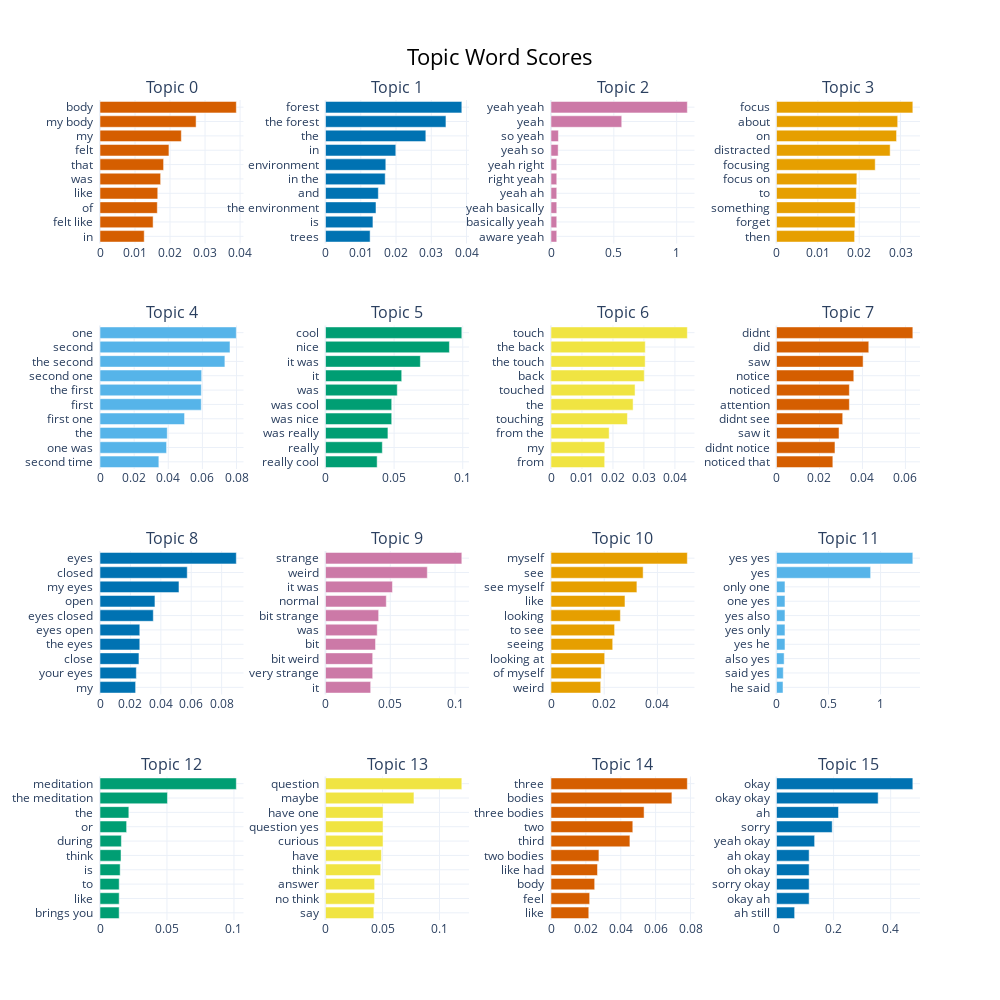

The cell this chart's notebook holds for it:
### Code cell
topic_model.visualize_barchart(top_n_topics = 16, n_words = 10)

### Figure 1 — Plotly figure (JSON) as saved in the notebook; plotly's stock layout.template omitted (floating-point values rounded to 4 significant figures)
{"data": [{"marker": {"color": "#D55E00"}, "orientation": "h", "type": "bar", "x": [0.01263, 0.01517, 0.01636, 0.01649, 0.01732, 0.01816, 0.01969, 0.02323, 0.02744, 0.03893], "xaxis": "x", "y": ["in  ", "felt like  ", "of  ", "like  ", "was  ", "that  ", "felt  ", "my  ", "my body  ", "body  "], "yaxis": "y"}, {"marker": {"color": "#0072B2"}, "orientation": "h", "type": "bar", "x": [0.01265, 0.01345, 0.01432, 0.01498, 0.01693, 0.01711, 0.01994, 0.02846, 0.03416, 0.03866], "xaxis": "x2", "y": ["trees  ", "is  ", "the environment  ", "and  ", "in the  ", "environment  ", "in  ", "the  ", "the forest  ", "forest  "], "yaxis": "y2"}, {"marker": {"color": "#CC79A7"}, "orientation": "h", "type": "bar", "x": [0.04586, 0.04586, 0.04586, 0.04586, 0.04586, 0.04586, 0.05694, 0.05896, 0.5629, 1.085], "xaxis": "x3", "y": ["aware yeah  ", "basically yeah  ", "yeah basically  ", "yeah ah  ", "right yeah  ", "yeah right  ", "yeah so  ", "so yeah  ", "yeah  ", "yeah yeah  "], "yaxis": "y3"}, {"marker": {"color": "#E69F00"}, "orientation": "h", "type": "bar", "x": [0.01889, 0.019, 0.01903, 0.01932, 0.01943, 0.02387, 0.02748, 0.02903, 0.02931, 0.03297], "xaxis": "x4", "y": ["then  ", "forget  ", "something  ", "to  ", "focus on  ", "focusing  ", "distracted  ", "on  ", "about  ", "focus  "], "yaxis": "y4"}, {"marker": {"color": "#56B4E9"}, "orientation": "h", "type": "bar", "x": [0.03449, 0.03901, 0.03942, 0.04956, 0.05935, 0.0594, 0.05958, 0.07319, 0.07618, 0.0799], "xaxis": "x5", "y": ["second time  ", "one was  ", "the  ", "first one  ", "first  ", "the first  ", "second one  ", "the second  ", "second  ", "one  "], "yaxis": "y5"}, {"marker": {"color": "#009E73"}, "orientation": "h", "type": "bar", "x": [0.03764, 0.04141, 0.04549, 0.04825, 0.04825, 0.05229, 0.05553, 0.06912, 0.09029, 0.09933], "xaxis": "x6", "y": ["really cool  ", "really  ", "was really  ", "was nice  ", "was cool  ", "was  ", "it  ", "it was  ", "nice  ", "cool  "], "yaxis": "y6"}, {"marker": {"color": "#F0E442"}, "orientation": "h", "type": "bar", "x": [0.01733, 0.01737, 0.01878, 0.02467, 0.02651, 0.02714, 0.03011, 0.0304, 0.03043, 0.04401], "xaxis": "x7", "y": ["from  ", "my  ", "from the  ", "touching  ", "the  ", "touched  ", "back  ", "the touch  ", "the back  ", "touch  "], "yaxis": "y7"}, {"marker": {"color": "#D55E00"}, "orientation": "h", "type": "bar", "x": [0.02622, 0.02721, 0.0291, 0.03082, 0.03391, 0.03391, 0.03597, 0.04031, 0.04295, 0.06345], "xaxis": "x8", "y": ["noticed that  ", "didnt notice  ", "saw it  ", "didnt see  ", "attention  ", "noticed  ", "notice  ", "saw  ", "did  ", "didnt  "], "yaxis": "y8"}, {"marker": {"color": "#0072B2"}, "orientation": "h", "type": "bar", "x": [0.02343, 0.0239, 0.02562, 0.02617, 0.02617, 0.03506, 0.03613, 0.05194, 0.05738, 0.08966], "xaxis": "x9", "y": ["my  ", "your eyes  ", "close  ", "the eyes  ", "eyes open  ", "eyes closed  ", "open  ", "my eyes  ", "closed  ", "eyes  "], "yaxis": "y9"}, {"marker": {"color": "#CC79A7"}, "orientation": "h", "type": "bar", "x": [0.03487, 0.03642, 0.03642, 0.03861, 0.0399, 0.04102, 0.04692, 0.05167, 0.07857, 0.1052], "xaxis": "x10", "y": ["it  ", "very strange  ", "bit weird  ", "bit  ", "was  ", "bit strange  ", "normal  ", "it was  ", "weird  ", "strange  "], "yaxis": "y10"}, {"marker": {"color": "#E69F00"}, "orientation": "h", "type": "bar", "x": [0.01868, 0.01887, 0.02018, 0.0232, 0.0239, 0.02608, 0.02781, 0.03229, 0.03464, 0.05124], "xaxis": "x11", "y": ["weird  ", "of myself  ", "looking at  ", "seeing  ", "to see  ", "looking  ", "like  ", "see myself  ", "see  ", "myself  "], "yaxis": "y11"}, {"marker": {"color": "#56B4E9"}, "orientation": "h", "type": "bar", "x": [0.06259, 0.0652, 0.07333, 0.08148, 0.08148, 0.08148, 0.08148, 0.08148, 0.9044, 1.31], "xaxis": "x12", "y": ["he said  ", "said yes  ", "also yes  ", "yes he  ", "yes only  ", "yes also  ", "one yes  ", "only one  ", "yes  ", "yes yes  "], "yaxis": "y12"}, {"marker": {"color": "#009E73"}, "orientation": "h", "type": "bar", "x": [0.01431, 0.01431, 0.01433, 0.01506, 0.01569, 0.01595, 0.01987, 0.02152, 0.05036, 0.1018], "xaxis": "x13", "y": ["brings you  ", "like  ", "to  ", "is  ", "think  ", "during  ", "or  ", "the  ", "the meditation  ", "meditation  "], "yaxis": "y13"}, {"marker": {"color": "#F0E442"}, "orientation": "h", "type": "bar", "x": [0.0424, 0.04308, 0.04308, 0.04842, 0.04904, 0.05047, 0.05047, 0.05047, 0.07758, 0.1196], "xaxis": "x14", "y": ["say  ", "no think  ", "answer  ", "think  ", "have  ", "curious  ", "question yes  ", "have one  ", "maybe  ", "question  "], "yaxis": "y14"}, {"marker": {"color": "#D55E00"}, "orientation": "h", "type": "bar", "x": [0.02167, 0.02218, 0.02505, 0.02666, 0.02748, 0.04525, 0.04691, 0.05338, 0.06934, 0.07818], "xaxis": "x15", "y": ["like  ", "feel  ", "body  ", "like had  ", "two bodies  ", "third  ", "two  ", "three bodies  ", "bodies  ", "three  "], "yaxis": "y15"}, {"marker": {"color": "#0072B2"}, "orientation": "h", "type": "bar", "x": [0.06354, 0.1144, 0.1144, 0.1144, 0.1144, 0.1336, 0.1952, 0.2173, 0.3562, 0.4777], "xaxis": "x16", "y": ["ah still  ", "okay ah  ", "sorry okay  ", "oh okay  ", "ah okay  ", "yeah okay  ", "sorry  ", "ah  ", "okay okay  ", "okay  "], "yaxis": "y16"}], "layout": {"annotations": [{"font": {"size": 16}, "showarrow": false, "text": "Topic 0", "x": 0.0875, "xanchor": "center", "xref": "paper", "y": 1, "yanchor": "bottom", "yref": "paper"}, {"font": {"size": 16}, "showarrow": false, "text": "Topic 1", "x": 0.3625, "xanchor": "center", "xref": "paper", "y": 1, "yanchor": "bottom", "yref": "paper"}, {"font": {"size": 16}, "showarrow": false, "text": "Topic 2", "x": 0.6375, "xanchor": "center", "xref": "paper", "y": 1, "yanchor": "bottom", "yref": "paper"}, {"font": {"size": 16}, "showarrow": false, "text": "Topic 3", "x": 0.9125, "xanchor": "center", "xref": "paper", "y": 1, "yanchor": "bottom", "yref": "paper"}, {"font": {"size": 16}, "showarrow": false, "text": "Topic 4", "x": 0.0875, "xanchor": "center", "xref": "paper", "y": 0.725, "yanchor": "bottom", "yref": "paper"}, {"font": {"size": 16}, "showarrow": false, "text": "Topic 5", "x": 0.3625, "xanchor": "center", "xref": "paper", "y": 0.725, "yanchor": "bottom", "yref": "paper"}, {"font": {"size": 16}, "showarrow": false, "text": "Topic 6", "x": 0.6375, "xanchor": "center", "xref": "paper", "y": 0.725, "yanchor": "bottom", "yref": "paper"}, {"font": {"size": 16}, "showarrow": false, "text": "Topic 7", "x": 0.9125, "xanchor": "center", "xref": "paper", "y": 0.725, "yanchor": "bottom", "yref": "paper"}, {"font": {"size": 16}, "showarrow": false, "text": "Topic 8", "x": 0.0875, "xanchor": "center", "xref": "paper", "y": 0.45, "yanchor": "bottom", "yref": "paper"}, {"font": {"size": 16}, "showarrow": false, "text": "Topic 9", "x": 0.3625, "xanchor": "center", "xref": "paper", "y": 0.45, "yanchor": "bottom", "yref": "paper"}, {"font": {"size": 16}, "showarrow": false, "text": "Topic 10", "x": 0.6375, "xanchor": "center", "xref": "paper", "y": 0.45, "yanchor": "bottom", "yref": "paper"}, {"font": {"size": 16}, "showarrow": false, "text": "Topic 11", "x": 0.9125, "xanchor": "center", "xref": "paper", "y": 0.45, "yanchor": "bottom", "yref": "paper"}, {"font": {"size": 16}, "showarrow": false, "text": "Topic 12", "x": 0.0875, "xanchor": "center", "xref": "paper", "y": 0.175, "yanchor": "bottom", "yref": "paper"}, {"font": {"size": 16}, "showarrow": false, "text": "Topic 13", "x": 0.3625, "xanchor": "center", "xref": "paper", "y": 0.175, "yanchor": "bottom", "yref": "paper"}, {"font": {"size": 16}, "showarrow": false, "text": "Topic 14", "x": 0.6375, "xanchor": "center", "xref": "paper", "y": 0.175, "yanchor": "bottom", "yref": "paper"}, {"font": {"size": 16}, "showarrow": false, "text": "Topic 15", "x": 0.9125, "xanchor": "center", "xref": "paper", "y": 0.175, "yanchor": "bottom", "yref": "paper"}], "height": 1000, "hoverlabel": {"bgcolor": "white", "font": {"family": "Rockwell", "size": 16}}, "showlegend": false, "title": {"font": {"color": "Black", "size": 22}, "text": "Topic Word Scores", "x": 0.5, "xanchor": "center", "yanchor": "top"}, "width": 1000, "xaxis": {"anchor": "y", "domain": [0, 0.175], "showgrid": true}, "xaxis10": {"anchor": "y10", "domain": [0.275, 0.45], "showgrid": true}, "xaxis11": {"anchor": "y11", "domain": [0.55, 0.725], "showgrid": true}, "xaxis12": {"anchor": "y12", "domain": [0.825, 1], "showgrid": true}, "xaxis13": {"anchor": "y13", "domain": [0, 0.175], "showgrid": true}, "xaxis14": {"anchor": "y14", "domain": [0.275, 0.45], "showgrid": true}, "xaxis15": {"anchor": "y15", "domain": [0.55, 0.725], "showgrid": true}, "xaxis16": {"anchor": "y16", "domain": [0.825, 1], "showgrid": true}, "xaxis2": {"anchor": "y2", "domain": [0.275, 0.45], "showgrid": true}, "xaxis3": {"anchor": "y3", "domain": [0.55, 0.725], "showgrid": true}, "xaxis4": {"anchor": "y4", "domain": [0.825, 1], "showgrid": true}, "xaxis5": {"anchor": "y5", "domain": [0, 0.175], "showgrid": true}, "xaxis6": {"anchor": "y6", "domain": [0.275, 0.45], "showgrid": true}, "xaxis7": {"anchor": "y7", "domain": [0.55, 0.725], "showgrid": true}, "xaxis8": {"anchor": "y8", "domain": [0.825, 1], "showgrid": true}, "xaxis9": {"anchor": "y9", "domain": [0, 0.175], "showgrid": true}, "yaxis": {"anchor": "x", "domain": [0.825, 1], "showgrid": true}, "yaxis10": {"anchor": "x10", "domain": [0.275, 0.45], "showgrid": true}, "yaxis11": {"anchor": "x11", "domain": [0.275, 0.45], "showgrid": true}, "yaxis12": {"anchor": "x12", "domain": [0.275, 0.45], "showgrid": true}, "yaxis13": {"anchor": "x13", "domain": [0, 0.175], "showgrid": true}, "yaxis14": {"anchor": "x14", "domain": [0, 0.175], "showgrid": true}, "yaxis15": {"anchor": "x15", "domain": [0, 0.175], "showgrid": true}, "yaxis16": {"anchor": "x16", "domain": [0, 0.175], "showgrid": true}, "yaxis2": {"anchor": "x2", "domain": [0.825, 1], "showgrid": true}, "yaxis3": {"anchor": "x3", "domain": [0.825, 1], "showgrid": true}, "yaxis4": {"anchor": "x4", "domain": [0.825, 1], "showgrid": true}, "yaxis5": {"anchor": "x5", "domain": [0.55, 0.725], "showgrid": true}, "yaxis6": {"anchor": "x6", "domain": [0.55, 0.725], "showgrid": true}, "yaxis7": {"anchor": "x7", "domain": [0.55, 0.725], "showgrid": true}, "yaxis8": {"anchor": "x8", "domain": [0.55, 0.725], "showgrid": true}, "yaxis9": {"anchor": "x9", "domain": [0.275, 0.45], "showgrid": true}}}
